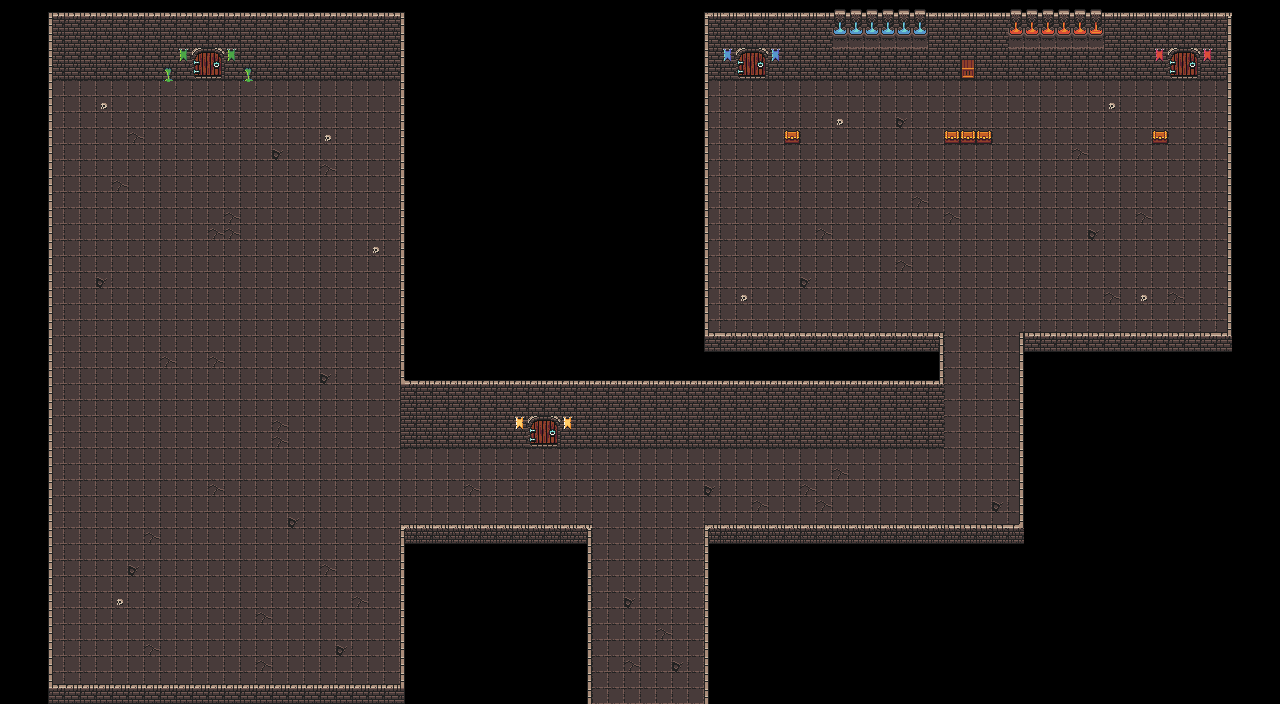

Tiled map render using the project's own tile images. Description and the map definition, with tile-layer contents summarised, below:
An orthogonal 80x44 tile map with 16x16 px tiles, 2 tile layers (Tile Layer 1, Tile Layer 2) and 16 objects.

<map version="1.4" tiledversion="1.4.3" orientation="orthogonal" renderorder="right-down" width="80" height="44" tilewidth="16" tileheight="16" infinite="0" nextlayerid="5" nextobjectid="24">
 <tileset firstgid="1" source="0x72_DungeonTilesetII_v1.3.tsx" />
 <layer id="1" name="Tile Layer 1" width="80" height="44">
  <data>[3520 cells, 2228 non-empty, 13 distinct tile ids]</data>
 </layer>
 <layer id="2" name="Tile Layer 2" width="80" height="44">
  <data>[3520 cells, 276 non-empty, 35 distinct tile ids]</data>
 </layer>
 <objectgroup id="3" name="Object Layer 1">
  <object id="3" x="402" y="526" width="188" height="177" />
  <object id="5" x="49" y="686" width="352" height="37" />
  <object id="6" x="3" y="13" width="47" height="672" />
  <object id="9" x="52" y="13" width="351" height="48" />
  <object id="10" x="402" y="62" width="57" height="321" />
  <object id="11" x="401" y="380" width="542" height="50" />
  <object id="12" x="704" y="332" width="239" height="49" />
  <object id="13" x="1021" y="333" width="209" height="191" />
  <object id="14" x="650" y="12" width="58" height="321" />
  <object id="15" x="708" y="11" width="523" height="52" />
  <object id="16" x="1229" y="14" width="35" height="320" />
  <object id="17" x="705" y="525" width="317" height="178" />
  <object id="19" x="784.667" y="127.333" width="14.6667" height="15.3333" />
  <object id="20" x="944" y="128" width="48.6667" height="16.6667" />
  <object id="21" x="1152.67" y="128" width="15.3333" height="16" />
 </objectgroup>
 <objectgroup id="4" name="Object Layer 2">
  <object id="23" x="593" y="697.5" width="110" height="6" />
 </objectgroup>
</map>
